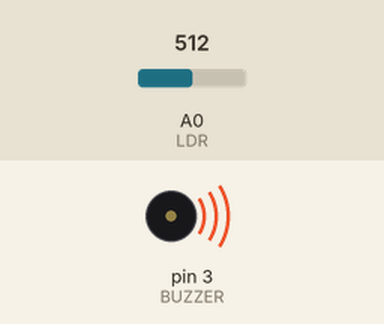
Simulated run of this sketch. Board: Arduino Uno, built with avr-gcc and run on an emulated ATmega328P. On the bench: buzzer (waves = sounding). The test bench sets the inputs (shaded band); at power-on: A0 (LDR) = 512. What the sketch prints to the serial monitor is not drawn.

Above: at 0.07 s.
Timing chart, 0 to 3.0 s (numbered marks = the images above):
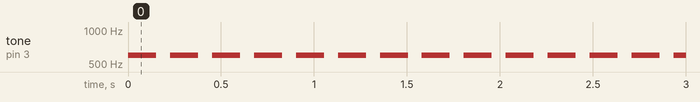

The sketch:

light-based-theremin.ino
```cpp
// Define the input pin for LDR and output pin for Buzzer
#define LDR A0
#define BUZZER 3

#define time_unit 75

void setup(){
  pinMode(BUZZER, OUTPUT);

  Serial.begin(9600);
}

void loop() {

  int analogVoltage = analogRead(LDR);
  float voltage = (analogVoltage / 1023.0);

  float toneBuzzer = 100 + 1000*voltage;
  tone(BUZZER, toneBuzzer);

  Serial.print("Buzzer tone: "); //check buzzer control value
  Serial.println(toneBuzzer);

  delay(2*time_unit);
  noTone(BUZZER);
  delay(time_unit);
}
```

Measured:
- by itself, tone on pin 3 (BUZZER): alternates 600 Hz for 0.15 s and silent for 0.08 s
